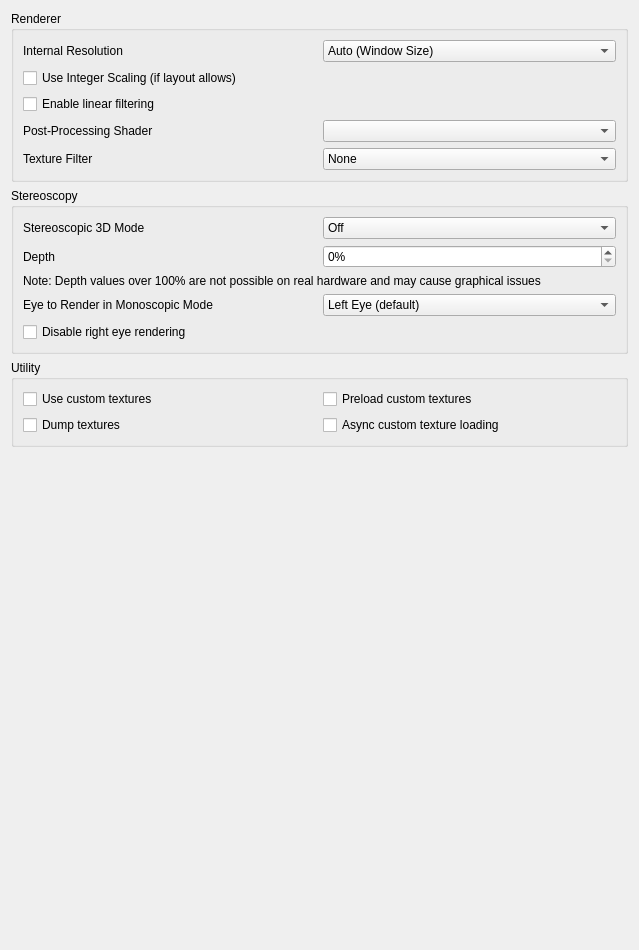
<?xml version="1.0" encoding="UTF-8"?>
<ui version="4.0">
 <class>ConfigureEnhancements</class>
 <widget class="QWidget" name="ConfigureEnhancements">
  <property name="geometry">
   <rect>
    <x>0</x>
    <y>0</y>
    <width>639</width>
    <height>950</height>
   </rect>
  </property>
  <property name="minimumSize">
   <size>
    <width>0</width>
    <height>0</height>
   </size>
  </property>
  <property name="windowTitle">
   <string>Form</string>
  </property>
  <layout class="QVBoxLayout" name="verticalLayout_2">
   <item>
    <widget class="QGroupBox" name="rendererBox">
     <property name="title">
      <string>Renderer</string>
     </property>
     <layout class="QVBoxLayout" name="verticalLayout_3">
      <item>
       <widget class="QWidget" name="widget_resolution" native="true">
        <layout class="QHBoxLayout" name="horizontalLayout_1">
         <property name="leftMargin">
          <number>0</number>
         </property>
         <property name="topMargin">
          <number>0</number>
         </property>
         <property name="rightMargin">
          <number>0</number>
         </property>
         <property name="bottomMargin">
          <number>0</number>
         </property>
         <item>
          <widget class="QLabel" name="resolution_label">
           <property name="text">
            <string>Internal Resolution</string>
           </property>
          </widget>
         </item>
         <item>
          <widget class="QComboBox" name="resolution_factor_combobox">
           <item>
            <property name="text">
             <string>Auto (Window Size)</string>
            </property>
           </item>
           <item>
            <property name="text">
             <string>Native (400x240)</string>
            </property>
           </item>
           <item>
            <property name="text">
             <string>2x Native (800x480)</string>
            </property>
           </item>
           <item>
            <property name="text">
             <string>3x Native (1200x720)</string>
            </property>
           </item>
           <item>
            <property name="text">
             <string>4x Native (1600x960)</string>
            </property>
           </item>
           <item>
            <property name="text">
             <string>5x Native (2000x1200)</string>
            </property>
           </item>
           <item>
            <property name="text">
             <string>6x Native (2400x1440)</string>
            </property>
           </item>
           <item>
            <property name="text">
             <string>7x Native (2800x1680)</string>
            </property>
           </item>
           <item>
            <property name="text">
             <string>8x Native (3200x1920)</string>
            </property>
           </item>
           <item>
            <property name="text">
             <string>9x Native (3600x2160)</string>
            </property>
           </item>
           <item>
            <property name="text">
             <string>10x Native (4000x2400)</string>
            </property>
           </item>
          </widget>
         </item>
        </layout>
       </widget>
      </item>
      <item>
       <widget class="QCheckBox" name="use_integer_scaling">
        <property name="text">
         <string>Use Integer Scaling (if layout allows)</string>
        </property>
       </widget>
      </item>
      <item>
       <widget class="QCheckBox" name="toggle_linear_filter">
        <property name="text">
         <string>Enable linear filtering</string>
        </property>
       </widget>
      </item>
      <item>
       <widget class="QWidget" name="widget_shader" native="true">
        <layout class="QHBoxLayout" name="horizontalLayout_2">
         <property name="leftMargin">
          <number>0</number>
         </property>
         <property name="topMargin">
          <number>0</number>
         </property>
         <property name="rightMargin">
          <number>0</number>
         </property>
         <property name="bottomMargin">
          <number>0</number>
         </property>
         <item>
          <widget class="QLabel" name="shader_label">
           <property name="text">
            <string>Post-Processing Shader</string>
           </property>
          </widget>
         </item>
         <item>
          <widget class="QComboBox" name="shader_combobox"/>
         </item>
        </layout>
       </widget>
      </item>
      <item>
       <widget class="QWidget" name="widget_texture_filter" native="true">
        <layout class="QHBoxLayout" name="horizontalLayout_3">
         <property name="leftMargin">
          <number>0</number>
         </property>
         <property name="topMargin">
          <number>0</number>
         </property>
         <property name="rightMargin">
          <number>0</number>
         </property>
         <property name="bottomMargin">
          <number>0</number>
         </property>
         <item>
          <widget class="QLabel" name="texture_filter_label">
           <property name="text">
            <string>Texture Filter</string>
           </property>
          </widget>
         </item>
         <item>
          <widget class="QComboBox" name="texture_filter_combobox">
           <item>
            <property name="text">
             <string>None</string>
            </property>
           </item>
           <item>
            <property name="text">
             <string>Anime4K</string>
            </property>
           </item>
           <item>
            <property name="text">
             <string>Bicubic</string>
            </property>
           </item>
           <item>
            <property name="text">
             <string>ScaleForce</string>
            </property>
           </item>
           <item>
            <property name="text">
             <string>xBRZ</string>
            </property>
           </item>
           <item>
            <property name="text">
             <string>MMPX</string>
            </property>
           </item>
          </widget>
         </item>
        </layout>
       </widget>
      </item>
     </layout>
    </widget>
   </item>
   <item>
    <widget class="QGroupBox" name="stereo_group">
     <property name="title">
      <string>Stereoscopy</string>
     </property>
     <layout class="QVBoxLayout" name="verticalLayout_4">
      <item>
       <layout class="QHBoxLayout" name="horizontalLayout_4">
        <item>
         <widget class="QLabel" name="label_4">
          <property name="text">
           <string>Stereoscopic 3D Mode</string>
          </property>
         </widget>
        </item>
        <item>
         <widget class="QComboBox" name="render_3d_combobox">
          <item>
           <property name="text">
            <string>Off</string>
           </property>
          </item>
          <item>
           <property name="text">
            <string>Side by Side</string>
           </property>
          </item>
          <item>
           <property name="text">
            <string>Reverse Side by Side</string>
           </property>
          </item>
          <item>
           <property name="text">
            <string>Anaglyph</string>
           </property>
          </item>
          <item>
           <property name="text">
            <string>Interlaced</string>
           </property>
          </item>
          <item>
           <property name="text">
            <string>Reverse Interlaced</string>
           </property>
          </item>
         </widget>
        </item>
       </layout>
      </item>
      <item>
       <layout class="QHBoxLayout" name="horizontalLayout_5">
        <item>
         <widget class="QLabel" name="label_3">
          <property name="text">
           <string>Depth</string>
          </property>
         </widget>
        </item>
        <item>
         <widget class="QSpinBox" name="factor_3d">
          <property name="suffix">
           <string>%</string>
          </property>
          <property name="minimum">
           <number>0</number>
          </property>
          <property name="maximum">
           <number>255</number>
          </property>
          <property name="value">
           <number>0</number>
          </property>
         </widget>
        </item>
       </layout>
      </item>
      <item>
       <widget class="QLabel" name="excessive_depth_warning_label">
        <property name="text">
         <string>Note: Depth values over 100% are not possible on real hardware and may cause graphical issues</string>
        </property>
       </widget>
      </item>
      <item>
       <layout class="QHBoxLayout" name="horizontalLayout_6">
        <item>
         <widget class="QLabel" name="label_6">
          <property name="text">
           <string>Eye to Render in Monoscopic Mode</string>
          </property>
         </widget>
        </item>
        <item>
         <widget class="QComboBox" name="mono_rendering_eye">
          <item>
           <property name="text">
            <string>Left Eye (default)</string>
           </property>
          </item>
          <item>
           <property name="text">
            <string>Right Eye</string>
           </property>
          </item>
         </widget>
        </item>
       </layout>
      </item>
      <item>
       <widget class="QCheckBox" name="disable_right_eye_render">
        <property name="toolTip">
         <string>&lt;html&gt;&lt;head/&gt;&lt;body&gt;&lt;p&gt;Disable Right Eye Rendering&lt;/p&gt;&lt;p&gt;Disables rendering the right eye image when not using stereoscopic mode. Greatly improves performance in some applications, but can cause flickering in others.&lt;/p&gt;&lt;/body&gt;&lt;/html&gt;</string>
        </property>
        <property name="text">
         <string>Disable right eye rendering</string>
        </property>
       </widget>
      </item>
     </layout>
    </widget>
   </item>
   <item>
    <widget class="QGroupBox" name="utilityBox">
     <property name="title">
      <string>Utility</string>
     </property>
     <layout class="QGridLayout" name="gridLayout_1">
      <item row="1" column="0">
       <widget class="QCheckBox" name="toggle_custom_textures">
        <property name="toolTip">
         <string>&lt;html&gt;&lt;head/&gt;&lt;body&gt;&lt;p&gt;Replace textures with PNG files.&lt;/p&gt;&lt;p&gt;Textures are loaded from load/textures/[Title ID]/.&lt;/p&gt;&lt;/body&gt;&lt;/html&gt;</string>
        </property>
        <property name="text">
         <string>Use custom textures</string>
        </property>
       </widget>
      </item>
      <item row="2" column="0">
       <widget class="QCheckBox" name="toggle_dump_textures">
        <property name="toolTip">
         <string>&lt;html&gt;&lt;head/&gt;&lt;body&gt;&lt;p&gt;Dump textures to PNG files.&lt;/p&gt;&lt;p&gt;Textures are dumped to dump/textures/[Title ID]/.&lt;/p&gt;&lt;/body&gt;&lt;/html&gt;</string>
        </property>
        <property name="text">
         <string>Dump textures</string>
        </property>
       </widget>
      </item>
      <item row="1" column="1">
       <widget class="QCheckBox" name="toggle_preload_textures">
        <property name="toolTip">
         <string>&lt;html&gt;&lt;head/&gt;&lt;body&gt;&lt;p&gt;Load all custom textures into memory on boot, instead of loading them when the application requires them.&lt;/p&gt;&lt;/body&gt;&lt;/html&gt;</string>
        </property>
        <property name="text">
         <string>Preload custom textures</string>
        </property>
       </widget>
      </item>
      <item row="2" column="1">
       <widget class="QCheckBox" name="toggle_async_custom_loading">
        <property name="toolTip">
         <string>&lt;html&gt;&lt;head/&gt;&lt;body&gt;&lt;p&gt;Load custom textures asynchronously with background threads to reduce loading stutter&lt;/p&gt;&lt;/body&gt;&lt;/html&gt;</string>
        </property>
        <property name="text">
         <string>Async custom texture loading</string>
        </property>
       </widget>
      </item>
     </layout>
    </widget>
   </item>
   <item>
    <spacer name="verticalSpacer">
     <property name="orientation">
      <enum>Qt::Vertical</enum>
     </property>
     <property name="sizeHint" stdset="0">
      <size>
       <width>20</width>
       <height>270</height>
      </size>
     </property>
    </spacer>
   </item>
  </layout>
 </widget>
 <tabstops>
  <tabstop>resolution_factor_combobox</tabstop>
  <tabstop>toggle_linear_filter</tabstop>
  <tabstop>shader_combobox</tabstop>
  <tabstop>texture_filter_combobox</tabstop>
  <tabstop>render_3d_combobox</tabstop>
  <tabstop>factor_3d</tabstop>
  <tabstop>mono_rendering_eye</tabstop>
  <tabstop>toggle_custom_textures</tabstop>
  <tabstop>toggle_dump_textures</tabstop>
  <tabstop>toggle_preload_textures</tabstop>
 </tabstops>
 <resources/>
 <connections/>
</ui>
